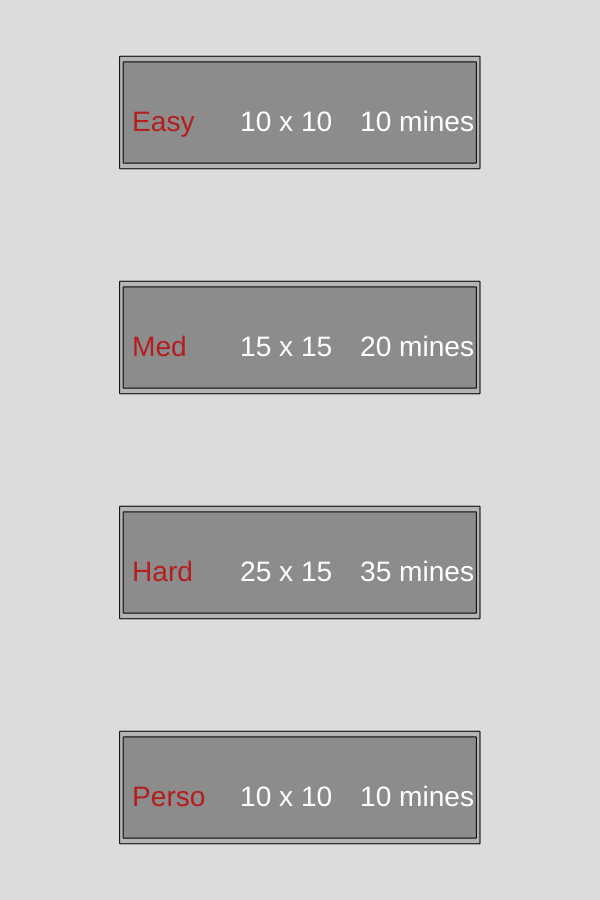
Frame 1 (no input)
Frame 60 (no input): identical to frame 1, image omitted
Frame 120 (the mouse pressed at the canvas centre since frame 60): identical to frame 1, image omitted

The p5.js sketch that drew this single still picture (run headless with seeded random() and noise() and a simulated clock; from frame 60 on, the mouse is pressed at the canvas centre):

// p5.js sketch
// ── sketch.js
//////////////////////////////////////////
// global variables

var session;
var wMax = 600;
var hMax = 900;
var w = wMax
var h = hMax;
var sinSpeed = 2;

//////////////////////////////////////////
// setup and draw functions

function setup() {    
    createCanvas(wMax, hMax); 
    
    session = new Session();
    session.newMenu();
}

function draw() {
    background(255);
    session.draw();
}

////////////////////////////////////////////
// global functions

function assert(condition) {
    if (!condition) {
        message = "Assertion failed";
        if (typeof Error !== "undefined") {
            throw new Error(message);
        }
        throw message; // Fallback
    }
}

function contains(a, obj) {
    for (var i = 0; i < a.length; i++) {
        if (a[i] === obj) {
            return true;
        }
    }
    return false;
}

/////////////////////////////////////////////
// events

// mouse right clic
function mousePressed() {
    session.mousePressed();
}





// ── case.js
function Case(i, j, sizeX, sizeY) {
    this.i = parseInt(i);
    this.j = parseInt(j);
    this.sizeX = sizeX;
    this.sizeY = sizeY;
    this.discovered = 0;
    this.type = 0;
    this.greenAmount = 50*(1+Math.sin(millis()));
    this.nearbyGuess = 0;
    
    
    
    
    this.drawCase = function() {
        
        fill(200);
        rect(this.i*this.sizeX, this.j*this.sizeY, this.sizeX, this.sizeY);
        
        let d = this.discovered;
        if (d === 0) {
            this.drawCaseUndiscovered();
        } else if (d === -1) {
            this.drawCaseMarked();
        } else if (d === 1) {
            if (this.type === -1) {
                this.drawCaseMine();
            } else {
                this.drawCaseDiscovered();
            } 
        }
    }
    
    this.drawCaseUndiscovered = function() {
        let x = (this.i+0.1)*this.sizeX;
        let y = (this.j+0.1)*this.sizeY;
        if (this.win && this.type !== -1) {
            let f = 100*(1+Math.sin(sinSpeed*millis()/1000));
            fill(f, f, 200);
        } else {
            fill(100, 100, 100);
        }
        rect(x, y, this.sizeX*0.9, this.sizeY*0.9);
    }
    
    this.drawCaseMarked = function() {
        this.drawCaseUndiscovered(this.i, this.j);
        fill(255);
        let x = (this.i+0.3)*this.sizeX;
        let y = (this.j+0.3)*this.sizeY;
        rect(x, y, this.sizeX/2, this.sizeY/2);
    }
    
    this.drawCaseDiscovered = function() {
        let m = 255/3 * Math.pow(this.type, 0.8);

        if (session.game.win) {
            m += (255-m)*(0.5 + Math.sin(sinSpeed*millis()/1000)/2);
            let f = 75*(1+Math.sin(sinSpeed*millis()/1000));
            
            if (this.type === 0) {
                fill(f/2, f/2, 50+f/4);
                rect((this.i+0.1)*this.sizeX, (this.j+0.1)*this.sizeY, 0.9*this.sizeX, 0.9*this.sizeY);
            } else {
                fill(f, f, 100+f/2);
                rect((this.i+0.1)*this.sizeX, (this.j+0.1)*this.sizeY, 0.9*this.sizeX, 0.9*this.sizeY);

                fill(255, this.greenAmount-f, m);
                let message = this.type;
                let x = (this.i+0.5)*this.sizeX - textWidth(message)/2;
                let y = (this.j+0.9)*this.sizeY;
                text(message, x, y);
            }
            
        } else {
            if (this.type === 0) {
                fill(175);
                rect((this.i+0.1)*this.sizeX, (this.j+0.1)*this.sizeY, 0.9*this.sizeX, 0.9*this.sizeY);
            } else {
                fill(150);
                rect(this.i*this.sizeX, this.j*this.sizeY, this.sizeX, this.sizeY);

                fill(255, this.greenAmount, m);
                let message = this.type;
                let x = (this.i+0.5)*this.sizeX - textWidth(message)/2;
                let y = (this.j+0.9)*this.sizeY;
                text(message, x, y);
            }
        }
    }
    
    this.drawCaseMine = function() {
        let n = 177+177*Math.sin(10*sinSpeed*millis()/1000);
        n = floor(n);
        fill(255, n, n);
        rect(this.i*this.sizeX, this.j*this.sizeY, this.sizeX, this.sizeY);
    }
}
// ── game.js
function Game(wG, hG, nbOfMines) {
    assert(wG > 0 && hG > 0 && nbOfMines >= 0 && nbOfMines <= wG*hG);
    
    // initializations
    this.leftToWin = wG*hG - nbOfMines - 1;
    this.case = [];
    this.minesGuessed = 0;
    this.mines = [];
    this.wG = parseInt(wG);
    this.hG = parseInt(hG);
    this.nbOfMines = parseInt(nbOfMines);
    this.sizeX = w/this.wG;
    this.sizeY = h/this.hG;
    this.win = false;
    this.lose = false;
    
    // canvas creation : 
    w = wMax;
    h = hMax;
    if (this.sizeX < this.sizeY) {
        this.sizeY = this.sizeX;
        h = this.hG*this.sizeX;
    } else if (this.sizeX > this.sizeY) {
        this.sizeX = this.sizeY;
        h = this.hG*this.sizeX;
    }
    
    

    this.createBoard = function() {        
        for (var i = 0; i < this.wG; i++) {
            this.case[i] = [];
            for (var j = 0; j < this.hG; j++) {
                this.case[i][j] = new Case(i, j, this.sizeX, this.sizeY);
            }
        }
    }
    
    this.setMines = function() {
        for (var i = 0; i < this.nbOfMines; i++) {
            let myMine;
            do {
                let x = floor(random(this.wG));
                let y = floor(random(this.hG));
                myMine = new createVector(x, y);
                
                console.log("x = " + x);
                console.log("y = " + y);
                
            } while (this.containsMines(myMine));
            this.mines.push(myMine);
            console.log(this.mines.length);
        }
    }
    
    this.containsMines = function(myMine) {
        for (let i = 0; i < this.mines.length; i++) {
            if (this.mines[i].x === myMine.x) {
                if(this.mines[i].y === myMine.y) {
                    return true;
                }
            }
        }
        return false;
    }
    
    this.setCaseValues = function() {
        for (var i = 0; i < this.mines.length; i++) {
            let x = this.mines[i].x;
            let y = this.mines[i].y;
            
            // sets mine value to -1
            this.case[x][y].type = -1;
                        
            // inform all neightboors they are near a mine
            this.applyToNeighbor(x, y, this.add, this);
        }
    }
    
    this.add = function(x, y) {
        if(this.case[x][y].type !== -1) {
            this.case[x][y].type++;
        }
    }
    
    this.draw = function() { 
        textSize(this.sizeX);
        for (var i = 0; i < this.wG; i++) {
            for (var j = 0; j < this.hG; j++) {
                this.case[i][j].drawCase();
            }
        }
    }
    
    
    this.applyToNeighbor = function(x, y, func, funcObj) {
        
        if (x > 0) {
            if (y > 0) {
                func.apply(funcObj, [x-1, y-1]);
            }
            
            func.apply(funcObj, [x-1, y]);
            
            if (y < this.hG-1) {
                func.apply(funcObj, [x-1, y+1]);
            }
        }
        
        if (y > 0) {
            func.apply(funcObj, [x, y-1]);
        }        
        
        if (y < this.hG-1) {
            func.apply(funcObj, [x, y+1]);
        }
        
        
        if (x < this.wG-1) {
            if (y > 0) {
                func.apply(funcObj, [x+1, y-1]);
            }
            
            func.apply(funcObj, [x+1, y]);
        
            if (y < this.hG-1) {
                func.apply(funcObj, [x+1, y+1]);
            }
        }
    }
    
    
    this.selection = function() {
        if (this.win || this.lose) {
            session.newMenu();
        } else {
            let x = floor(mouseX/this.sizeX);
            let y = floor(mouseY/this.sizeY);

            if (this.case[x][y].discovered === 0) {
                this.selectionGuess(x, y);
            } else if (this.case[x][y].discovered === -1) { 
                this.minesGuessed--;
                this.applyToNeighbor(x, y, this.remNearbyGuess, this);
                this.selectionDiscover(x, y);
            } else if (this.case[x][y].discovered === 1) {
                this.discoverAroundCheck(x, y);
            }
        }
    }
    
    this.discoverAroundCheck = function(x, y) {
        if (this.case[x][y].nearbyGuess === this.case[x][y].type) {
            this.applyToNeighbor(x, y, this.discoverAround, this);
        }
    }
    
    this.discoverAround = function(x, y) {
        if (this.case[x][y].discovered !== -1) {
            this.selectionDiscover(x, y);
        }
    }
    
    this.addNearbyGuess = function(x, y) {
        this.case[x][y].nearbyGuess++;
    }
    
    this.remNearbyGuess = function(x, y) {
        this.case[x][y].nearbyGuess--;
    }
    
    this.selectionGuess = function(x, y) {
        this.case[x][y].discovered = -1;
        this.minesGuessed++;
        this.applyToNeighbor(x, y, this.addNearbyGuess, this);
        
        if (this.minesGuessed === this.nbOfMines) {
            this.checkGuess();
        }        
    }
    
    this.checkGuess = function() {
        for (var i = 0; i < this.nbOfMines; i++) {            
            let x = this.mines[i].x;
            let y = this.mines[i].y;
            if (this.case[x][y].discovered !== -1){
                return;
            }
        }
        this.win = true;
    }
    
    
    this.selectionDiscover = function(x, y) {
        if (this.case[x][y].type === -1) {
            for (var i = 0; i < this.nbOfMines; i++) {
                let x = this.mines[i].x;
                let y = this.mines[i].y;
                this.case[x][y].discovered = 1;
            }
            this.lose = true;
        } else if (this.leftToWin === 1) {
            this.case[x][y].discovered = 0;
            this.win = true;
        } else {
            this.discoverCase(x, y);
        }
    }
    
    this.discoverCase = function(x, y) {    
        if (this.case[x][y].discovered !== 1){

            this.case[x][y].discovered = 1;
            this.leftToWin--;
            if (this.leftToWin === 0) {
                this.win = true;
            }

            if (this.case[x][y].type === 0) {
                this.applyToNeighbor(x, y, this.discoverCase, this);
            }
        }
    }
    
    
    this.createBoard();
    this.setMines();
    this.setCaseValues();
}
// ── menu.js
function Menu() {
    let level;
    
    this.sizeX = 3*wMax/5;
    this.sizeY = hMax/8;
    
    this.xEasy = wMax/5;
    this.yEasy = hMax/16;
    this.iEasy = 10;
    this.jEasy = 10;
    this.mEasy = 10;
    this.xMedium = wMax/5;
    this.yMedium = 5*hMax/16;
    this.iMedium = 15;
    this.jMedium = 15;
    this.mMedium = 20;
    this.xHard = wMax/5;
    this.yHard = 9*hMax/16;
    this.iHard = 25;
    this.jHard = 15;
    this.mHard = 35;
    this.xPerso = wMax/5;
    this.yPerso = 13*hMax/16;
    this.iPerso = 10;
    this.jPerso = 10;
    this.mPerso = 10;
    
    
    this.selection = function() {
        let x = mouseX;
        let y = mouseY;
        if (x === constrain(x, this.xEasy, this.xEasy+this.sizeX)) {
            if (y === constrain(y, this.yEasy, this.yEasy+this.sizeY)) {
                session.newGame(this.iEasy, this.jEasy, this.mEasy);
            }
        }
        if (x === constrain(x, this.xMedium, this.xMedium+this.sizeX)) {
            if (y === constrain(y, this.yMedium, this.yMedium+this.sizeY)) {
                session.newGame(this.iMedium, this.jMedium, this.mMedium);
            }
        }
        if (x === constrain(x, this.xHard, this.xHard+this.sizeX)) {
            if (y === constrain(y, this.yHard, this.yHard+this.sizeY)) {
                session.newGame(this.iHard, this.jHard, this.mHard);
            }
        }
        if (x === constrain(x, this.xPerso, this.xPerso+this.sizeX)) {
            if (y === constrain(y, this.yPerso, this.yPerso+this.sizeY)) {
                session.newGame(this.iPerso, this.jPerso, this.mPerso);
            }
        }
    }
    
    this.draw = function() {
        background(220);
        let x1;
        let y1;
        let sx1 = this.sizeX;
        let sy1 = this.sizeY;
        let x2;
        let y2;
        let sx2;
        let sy2;
        
        textSize(this.sizeY/4);
        
        for (var i = 0; i < 4; i++) {
            fill(180);
            x1 = wMax/5;
            y1 = (1+4*i)*hMax/16;;
            rect(x1, y1, sx1, sy1);
            fill(140);
            x2 = x1 + 0.01*sx1;
            y2 = y1 + 0.05*sy1;
            sx2 = sx1*0.98;
            sy2 = sy1*0.9;
            rect(x2, y2, sx2, sy2);
        }
        
        y2 = this.yEasy + sy1*0.66  ;
        fill(180, 30, 30);
        text("Easy ", this.xEasy*1.1, y2);
        fill(255);
        text(this.iEasy + " x " + this.jEasy, this.xEasy*2, y2);
        text(this.mEasy + " mines", this.xEasy*3, y2);
        
        y2 = this.yMedium + sy1*0.66;
        fill(180, 30, 30);
        text("Med ", this.xMedium*1.1, y2);
        fill(255);
        text(this.iMedium + " x " + this.jMedium, this.xMedium*2, y2);
        text(this.mMedium + " mines", this.xMedium*3, y2);
        
        y2 = this.yHard + sy1*0.66;
        fill(180, 30, 30);
        text("Hard ", this.xHard*1.1, y2);
        fill(255);
        text(this.iHard + " x " + this.jHard, this.xHard*2, y2);
        text(this.mHard + " mines", this.xHard*3, y2);
        
        y2 = this.yPerso + sy1*0.66;
        fill(180, 30, 30);
        text("Perso ", this.xPerso*1.1, y2);
        fill(255);
        text(this.iPerso + " x " + this.jPerso, this.xPerso*2, y2);
        text(this.mPerso + " mines", this.xPerso*3, y2);
        
    }   
}

// ── session.js
// there is one session per run
// managing menus and games
function Session() {
    this.menu;
    this.inMenu = true;
    this.game;
    this.inGame = false;
    
    this.newGame = function(w, h, m) {
        this.inMenu = false;
        this.inGame = true;
        this.game = new Game(w, h, m);
    }
    
    this.newMenu = function() {
        this.inMenu = true;
        this.inGame = false;
        this.menu = new Menu();        
    }
    
    this.draw = function() {
        if (this.inMenu) {
            this.menu.draw();
        } else if (this.inGame) {
            this.game.draw();
        }
    }
    
    this.mousePressed = function() {
        if (this.inMenu) {
            this.menu.selection();
        } else if (this.inGame) {
            this.game.selection();
        }
    }
    
}
